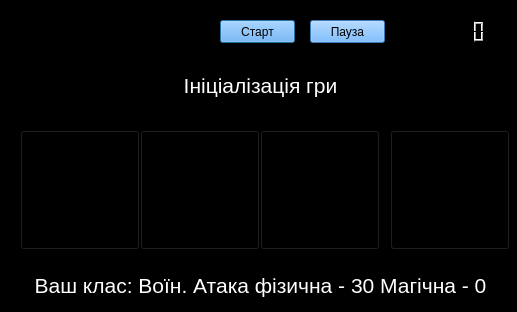
<?xml version="1.0" encoding="UTF-8"?>
<ui version="4.0">
 <class>Dialog</class>
 <widget class="QDialog" name="Dialog">
  <property name="geometry">
   <rect>
    <x>0</x>
    <y>0</y>
    <width>517</width>
    <height>312</height>
   </rect>
  </property>
  <property name="minimumSize">
   <size>
    <width>517</width>
    <height>312</height>
   </size>
  </property>
  <property name="maximumSize">
   <size>
    <width>517</width>
    <height>312</height>
   </size>
  </property>
  <property name="windowTitle">
   <string>Super RPG Game</string>
  </property>
  <property name="windowIcon">
   <iconset>
    <normaloff>../../../../JAVA_PROJECT_SSD/python_game/assets/fight.png</normaloff>../../../../JAVA_PROJECT_SSD/python_game/assets/fight.png</iconset>
  </property>
  <property name="styleSheet">
   <string notr="true">background-color:rgb(0, 0,0)</string>
  </property>
  <widget class="QLabel" name="hearts1">
   <property name="geometry">
    <rect>
     <x>10</x>
     <y>10</y>
     <width>36</width>
     <height>36</height>
    </rect>
   </property>
   <property name="text">
    <string/>
   </property>
   <property name="pixmap">
    <pixmap>../../../../JAVA_PROJECT_SSD/python_game/assets/life.png</pixmap>
   </property>
   <property name="scaledContents">
    <bool>true</bool>
   </property>
  </widget>
  <widget class="QLabel" name="hearts2">
   <property name="geometry">
    <rect>
     <x>50</x>
     <y>10</y>
     <width>36</width>
     <height>36</height>
    </rect>
   </property>
   <property name="text">
    <string/>
   </property>
   <property name="pixmap">
    <pixmap>../../../../JAVA_PROJECT_SSD/python_game/assets/life.png</pixmap>
   </property>
   <property name="scaledContents">
    <bool>true</bool>
   </property>
  </widget>
  <widget class="QLabel" name="hearts3">
   <property name="geometry">
    <rect>
     <x>90</x>
     <y>10</y>
     <width>36</width>
     <height>36</height>
    </rect>
   </property>
   <property name="text">
    <string/>
   </property>
   <property name="pixmap">
    <pixmap>../../../../JAVA_PROJECT_SSD/python_game/assets/life.png</pixmap>
   </property>
   <property name="scaledContents">
    <bool>true</bool>
   </property>
  </widget>
  <widget class="QLabel" name="hearts4">
   <property name="geometry">
    <rect>
     <x>130</x>
     <y>10</y>
     <width>36</width>
     <height>36</height>
    </rect>
   </property>
   <property name="text">
    <string/>
   </property>
   <property name="pixmap">
    <pixmap>../../../../JAVA_PROJECT_SSD/python_game/assets/life.png</pixmap>
   </property>
   <property name="scaledContents">
    <bool>true</bool>
   </property>
  </widget>
  <widget class="QLabel" name="hearts5">
   <property name="geometry">
    <rect>
     <x>170</x>
     <y>10</y>
     <width>36</width>
     <height>36</height>
    </rect>
   </property>
   <property name="text">
    <string/>
   </property>
   <property name="pixmap">
    <pixmap>../../../../JAVA_PROJECT_SSD/python_game/assets/life.png</pixmap>
   </property>
   <property name="scaledContents">
    <bool>true</bool>
   </property>
  </widget>
  <widget class="QLCDNumber" name="lcdNumber">
   <property name="geometry">
    <rect>
     <x>403</x>
     <y>20</y>
     <width>101</width>
     <height>23</height>
    </rect>
   </property>
   <property name="autoFillBackground">
    <bool>false</bool>
   </property>
   <property name="lineWidth">
    <number>1</number>
   </property>
   <property name="smallDecimalPoint">
    <bool>false</bool>
   </property>
   <property name="digitCount">
    <number>6</number>
   </property>
   <property name="value" stdset="0">
    <double>0.000000000000000</double>
   </property>
   <property name="intValue" stdset="0">
    <number>0</number>
   </property>
  </widget>
  <widget class="QPushButton" name="btn_start">
   <property name="geometry">
    <rect>
     <x>220</x>
     <y>20</y>
     <width>75</width>
     <height>23</height>
    </rect>
   </property>
   <property name="styleSheet">
    <string notr="true">background-color:rgb(85, 170, 255)</string>
   </property>
   <property name="text">
    <string>Старт</string>
   </property>
  </widget>
  <widget class="QPushButton" name="btn_pause">
   <property name="geometry">
    <rect>
     <x>310</x>
     <y>20</y>
     <width>75</width>
     <height>23</height>
    </rect>
   </property>
   <property name="styleSheet">
    <string notr="true">background-color:rgb(85, 170, 255)</string>
   </property>
   <property name="text">
    <string>Пауза</string>
   </property>
  </widget>
  <widget class="QLabel" name="label_info">
   <property name="geometry">
    <rect>
     <x>10</x>
     <y>60</y>
     <width>501</width>
     <height>51</height>
    </rect>
   </property>
   <property name="font">
    <font>
     <pointsize>16</pointsize>
    </font>
   </property>
   <property name="styleSheet">
    <string notr="true">color: white;</string>
   </property>
   <property name="text">
    <string>Ініціалізація гри</string>
   </property>
   <property name="alignment">
    <set>Qt::AlignCenter</set>
   </property>
  </widget>
  <widget class="QPushButton" name="btn_hero1">
   <property name="geometry">
    <rect>
     <x>20</x>
     <y>130</y>
     <width>120</width>
     <height>120</height>
    </rect>
   </property>
   <property name="text">
    <string notr="true"/>
   </property>
   <property name="icon">
    <iconset>
     <normaloff>../../../../JAVA_PROJECT_SSD/python_game/assets/hero1.png</normaloff>../../../../JAVA_PROJECT_SSD/python_game/assets/hero1.png</iconset>
   </property>
   <property name="iconSize">
    <size>
     <width>120</width>
     <height>120</height>
    </size>
   </property>
   <property name="checkable">
    <bool>false</bool>
   </property>
   <property name="checked">
    <bool>false</bool>
   </property>
   <property name="autoRepeat">
    <bool>false</bool>
   </property>
  </widget>
  <widget class="QPushButton" name="btn_hero2">
   <property name="enabled">
    <bool>false</bool>
   </property>
   <property name="geometry">
    <rect>
     <x>140</x>
     <y>130</y>
     <width>120</width>
     <height>120</height>
    </rect>
   </property>
   <property name="text">
    <string notr="true"/>
   </property>
   <property name="icon">
    <iconset>
     <normaloff>../../../../JAVA_PROJECT_SSD/python_game/assets/hero2.png</normaloff>../../../../JAVA_PROJECT_SSD/python_game/assets/hero2.png</iconset>
   </property>
   <property name="iconSize">
    <size>
     <width>120</width>
     <height>120</height>
    </size>
   </property>
   <property name="checkable">
    <bool>false</bool>
   </property>
   <property name="checked">
    <bool>false</bool>
   </property>
   <property name="autoRepeat">
    <bool>false</bool>
   </property>
  </widget>
  <widget class="QPushButton" name="btn_hero3">
   <property name="enabled">
    <bool>false</bool>
   </property>
   <property name="geometry">
    <rect>
     <x>260</x>
     <y>130</y>
     <width>120</width>
     <height>120</height>
    </rect>
   </property>
   <property name="text">
    <string notr="true"/>
   </property>
   <property name="icon">
    <iconset>
     <normaloff>../../../../JAVA_PROJECT_SSD/python_game/assets/hero3.png</normaloff>../../../../JAVA_PROJECT_SSD/python_game/assets/hero3.png</iconset>
   </property>
   <property name="iconSize">
    <size>
     <width>120</width>
     <height>120</height>
    </size>
   </property>
   <property name="checkable">
    <bool>false</bool>
   </property>
   <property name="checked">
    <bool>false</bool>
   </property>
   <property name="autoRepeat">
    <bool>false</bool>
   </property>
  </widget>
  <widget class="QPushButton" name="btn_hero4">
   <property name="enabled">
    <bool>false</bool>
   </property>
   <property name="geometry">
    <rect>
     <x>390</x>
     <y>130</y>
     <width>120</width>
     <height>120</height>
    </rect>
   </property>
   <property name="text">
    <string notr="true"/>
   </property>
   <property name="icon">
    <iconset>
     <normaloff>../../../../JAVA_PROJECT_SSD/python_game/assets/hero4.png</normaloff>../../../../JAVA_PROJECT_SSD/python_game/assets/hero4.png</iconset>
   </property>
   <property name="iconSize">
    <size>
     <width>120</width>
     <height>120</height>
    </size>
   </property>
   <property name="checkable">
    <bool>false</bool>
   </property>
   <property name="checked">
    <bool>false</bool>
   </property>
   <property name="autoRepeat">
    <bool>false</bool>
   </property>
  </widget>
  <widget class="QLabel" name="label_heroInfo">
   <property name="geometry">
    <rect>
     <x>10</x>
     <y>260</y>
     <width>501</width>
     <height>51</height>
    </rect>
   </property>
   <property name="font">
    <font>
     <pointsize>16</pointsize>
    </font>
   </property>
   <property name="styleSheet">
    <string notr="true">color: white;</string>
   </property>
   <property name="text">
    <string>Ваш клас: Воїн. Атака фізична - 30 Магічна - 0</string>
   </property>
   <property name="alignment">
    <set>Qt::AlignCenter</set>
   </property>
  </widget>
 </widget>
 <resources/>
 <connections/>
</ui>
